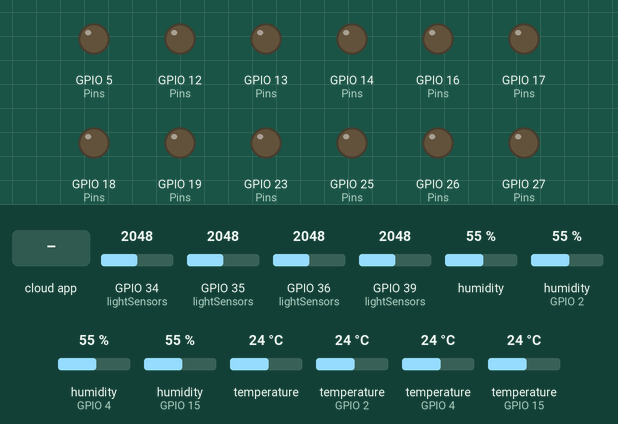
Recording of a sketch running on a simulated ESP32. Shown: output pins drawn as LEDs (lit = HIGH). The inputs (shaded band) are chosen by the test bench; at power-on: GPIO 34 (lightSensors) = 2048, GPIO 35 (lightSensors) = 2048, GPIO 36 (lightSensors) = 2048, GPIO 39 (lightSensors) = 2048, humidity 55 %, humidity (sensors on GPIO 2, GPIO 4, GPIO 15) 55 %, temperature 24 °C, temperature (sensors on GPIO 2, GPIO 4, GPIO 15) 24 °C. WiFi joins after 1.5 s; servers stay silent unless stated; the Firebase database answers and starts empty; what the sketch prints to the serial monitor is not drawn.

Above: at 8.1 s.
8.2 s: the phone or cloud app sets Device1 to 1
At 10.1 s:
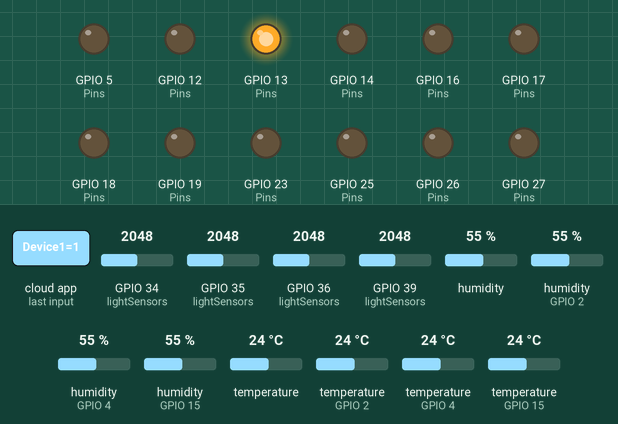
10.4 s: the phone or cloud app sets Device2 to 1
At 11.3 s:
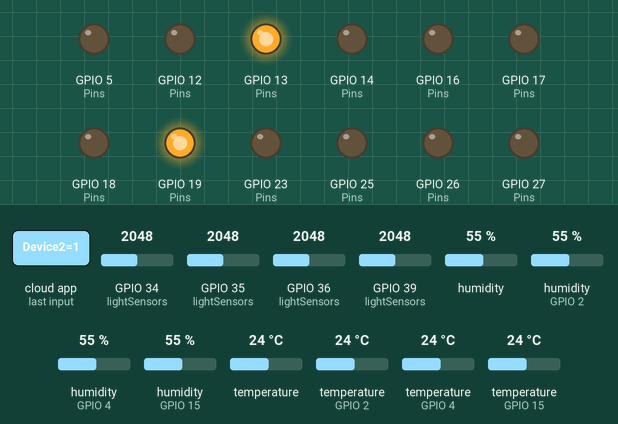
11.9 s: the phone or cloud app sets Device3 to 1
At 14.1 s:
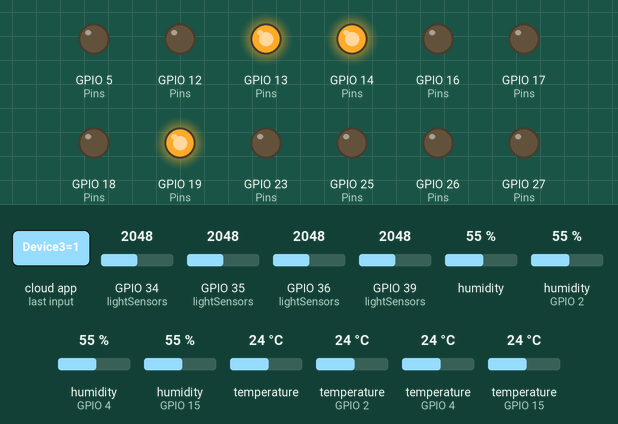
14.4 s: the phone or cloud app sets Device2 to 1
At 17.4 s:
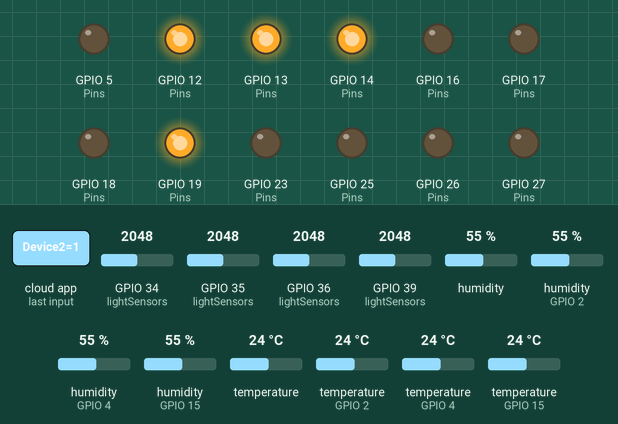
17.9 s: the phone or cloud app sets Device3 to 1
At 18.6 s:
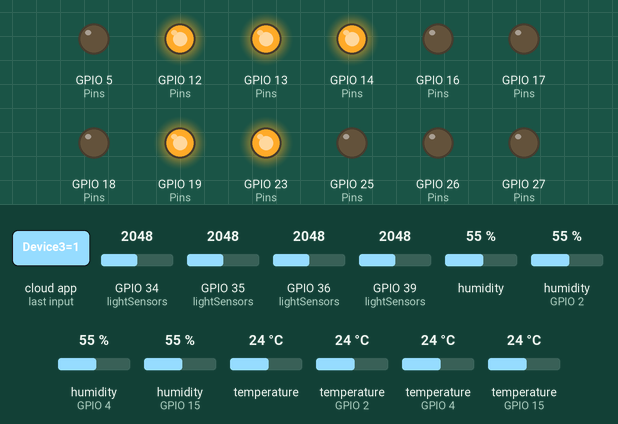
19.4 s: the phone or cloud app sets Device2 to 0
At 21.3 s:
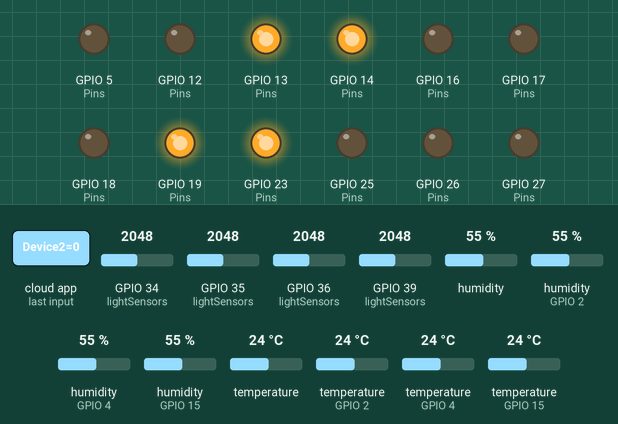
Timing chart, 0 to 22.6 s (numbered marks = the images above; inputs shaded):
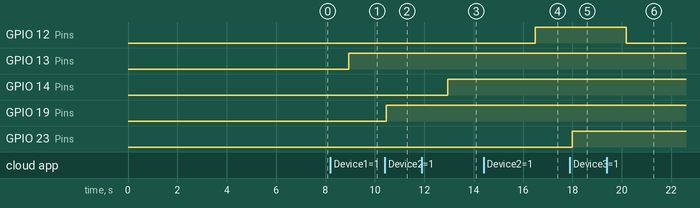

The sketch:

ESP_PCB.ino
```cpp
#include <WiFi.h>
#include <FirebaseESP32.h>
#include <DHT.h>

// WiFi Credentials
#define WIFI_SSID "..................."
#define WIFI_PASSWORD "..................."

// Firebase
#define FIREBASE_HOST "...................."
#define FIREBASE_AUTH "..................."

// DHT11
#define DHTTYPE DHT11
#define DHTPIN_1 4
#define DHTPIN_2 0
#define DHTPIN_3 2
#define DHTPIN_4 15
DHT dht1(DHTPIN_1, DHTTYPE);
DHT dht2(DHTPIN_2, DHTTYPE);
DHT dht3(DHTPIN_3, DHTTYPE);
DHT dht4(DHTPIN_4, DHTTYPE);

// Cảm biến ánh sáng
#define LIGHT_SENSOR_1 36
#define LIGHT_SENSOR_2 39
#define LIGHT_SENSOR_3 34
#define LIGHT_SENSOR_4 35

#define LIGHT_THRESHOLD 500

// Thiết bị
#define WATERING_1 13
#define FAN_1 12
#define SHADE_1 14
#define WATERING_2 27
#define FAN_2 26
#define SHADE_2 25
#define WATERING_3 16
#define FAN_3 17
#define SHADE_3 5
#define WATERING_4 18
#define FAN_4 19
#define SHADE_4 23

int nhietDo[4], doAmKK[4], doSang[4];
int lightSensors[] = {LIGHT_SENSOR_1, LIGHT_SENSOR_2, LIGHT_SENSOR_3, LIGHT_SENSOR_4};

// Firebase Objects
FirebaseData firebaseData;
FirebaseAuth auth;
FirebaseConfig config;
FirebaseJson json;

unsigned long previousMillis = 0;
const long interval = 2000; // Gửi dữ liệu mỗi 2 giây

// Danh sách vườn
const char* vuons[] = {"Location1", "Location2", "Location3", "Location4"};
const int numVuons = 4;

void initializeFirebaseStates();
void docTatCaDHT11();
void docTatCaAnhSang();
void nhanLenhStringTuFirebase(const String& path, int pin);

void setup() {
    Serial.begin(115200);
    Serial.println(F("Khoi dong ESP32 voi 4 cam bien DHT11 + anh sang cho 4 vuon!"));

    int Pins[] = {WATERING_1, FAN_1, SHADE_1, WATERING_2, FAN_2, SHADE_2,
                  WATERING_3, FAN_3, SHADE_3, WATERING_4, FAN_4, SHADE_4};
    for (int i = 0; i < 12; i++) {
        pinMode(Pins[i], OUTPUT);
        digitalWrite(Pins[i], LOW);
    }

    for (int i = 0; i < 4; i++) {
        pinMode(lightSensors[i], INPUT);
    }

    dht1.begin(); dht2.begin(); dht3.begin(); dht4.begin();

    WiFi.begin(WIFI_SSID, WIFI_PASSWORD);
    Serial.print("Dang ket noi WiFi");
    while (WiFi.status() != WL_CONNECTED) {
        delay(500);
        Serial.print(".");
    }
    Serial.println("\nWiFi connected: " + WiFi.localIP().toString());

    config.host = FIREBASE_HOST;
    config.signer.tokens.legacy_token = FIREBASE_AUTH;
    Firebase.begin(&config, &auth);
    Firebase.reconnectWiFi(true);

    if (Firebase.ready()) {
        Serial.println("Firebase ket noi thanh cong!");
        for (int i = 0; i < numVuons; i++) {
            Firebase.setInt(firebaseData, String("/") + vuons[i] + "/status/connection", 1);
        }
    } else {
        Serial.println("Khong the ket noi Firebase!");
    }

    initializeFirebaseStates();
}

void loop() {
    unsigned long currentMillis = millis();
    if (currentMillis - previousMillis >= interval) {
        previousMillis = currentMillis;

        if (WiFi.status() != WL_CONNECTED) {
            Serial.println("WiFi mat ket noi, dang thu lai...");
            WiFi.begin(WIFI_SSID, WIFI_PASSWORD);
            int retry = 0;
            while (WiFi.status() != WL_CONNECTED && retry < 20) {
                delay(500);
                Serial.print(".");
                retry++;
            }
        }

        if (Firebase.ready()) {
            docTatCaDHT11();
            docTatCaAnhSang();

            for (int i = 0; i < numVuons; i++) {
                String base = "/" + String(vuons[i]);
                nhanLenhStringTuFirebase(base + "/Device1", i == 0 ? WATERING_1 : i == 1 ? WATERING_2 : i == 2 ? WATERING_3 : WATERING_4);
                nhanLenhStringTuFirebase(base + "/Device2", i == 0 ? FAN_1 : i == 1 ? FAN_2 : i == 2 ? FAN_3 : FAN_4);
                nhanLenhStringTuFirebase(base + "/Device3", i == 0 ? SHADE_1 : i == 1 ? SHADE_2 : i == 2 ? SHADE_3 : SHADE_4);
            }
        }
    }
}

void initializeFirebaseStates() {
    for (int i = 0; i < numVuons; i++) {
        String base = "/" + String(vuons[i]);
        Firebase.setInt(firebaseData, base + "/Element1", 0);
        Firebase.setInt(firebaseData, base + "/Element2", 0);
        Firebase.setInt(firebaseData, base + "/Element3", 0);
        Firebase.setString(firebaseData, base + "/Device1", "0");
        Firebase.setString(firebaseData, base + "/Device2", "0");
        Firebase.setString(firebaseData, base + "/Device3", "0");
        Firebase.setInt(firebaseData, base + "/status/connection", 0);

        json.clear();
        json.set("Device1", 0);
        json.set("Device2", 0);
        json.set("Device3", 0);
        Firebase.setJSON(firebaseData, base + "/totalTime", json);
    }
}

void docTatCaDHT11() {
    float t[4] = {
        dht1.readTemperature(),
        dht2.readTemperature(),
        dht3.readTemperature(),
        dht4.readTemperature()
    };
    float h[4] = {
        dht1.readHumidity(),
        dht2.readHumidity(),
        dht3.readHumidity(),
        dht4.readHumidity()
    };

    for (int i = 0; i < numVuons; i++) {
        nhietDo[i] = (int)t[i];
        doAmKK[i] = (int)h[i];
        String path = "/" + String(vuons[i]);
        if (!isnan(t[i]) && !isnan(h[i])) {
            Firebase.setInt(firebaseData, path + "/Element1", nhietDo[i]);
            Firebase.setInt(firebaseData, path + "/Element2", doAmKK[i]);
        } else {
            Firebase.setString(firebaseData, path + "/sensor_status", "DHT11 Error");
        }
    }
}

void docTatCaAnhSang() {
    for (int i = 0; i < numVuons; i++) {
        int raw = analogRead(lightSensors[i]);
        doSang[i] = map(raw, 0, 4095, 0, 1000);
        String path = "/" + String(vuons[i]);
        Firebase.setInt(firebaseData, path + "/Element3", doSang[i]);

        if (doSang[i] < LIGHT_THRESHOLD) {
            json.clear();
            json.set("message", String("Cuong do anh sang thap: ") + String(doSang[i]));
            Firebase.setJSON(firebaseData, path + "/logs/" + String(millis()), json);
        }
    }
}

void nhanLenhStringTuFirebase(const String& path, int pin) {
    if (Firebase.getString(firebaseData, path)) {
        String val = firebaseData.stringData();
        int state = (val == "1") ? 1 : 0;
        digitalWrite(pin, state ? HIGH : LOW);
        Serial.printf("%s: %s\n", path.c_str(), state ? "Bat" : "Tat");
    } else {
        Serial.printf("Loi doc %s: %s\n", path.c_str(), firebaseData.errorReason().c_str());
    }
}
```

Measured:
- after the input at 8.2 s, GPIO 13 (Pins): LOW → HIGH after 0.75 s
- after the input at 10.4 s, GPIO 19 (Pins): LOW → HIGH after 0.05 s
- after the input at 11.9 s, GPIO 14 (Pins): LOW → HIGH after 1.0 s
- after the input at 14.4 s, GPIO 12 (Pins): LOW → HIGH after 2.1 s
- after the input at 17.9 s, GPIO 23 (Pins): LOW → HIGH after 0.09 s
- after the input at 19.4 s, GPIO 12 (Pins): HIGH → LOW after 0.79 s
